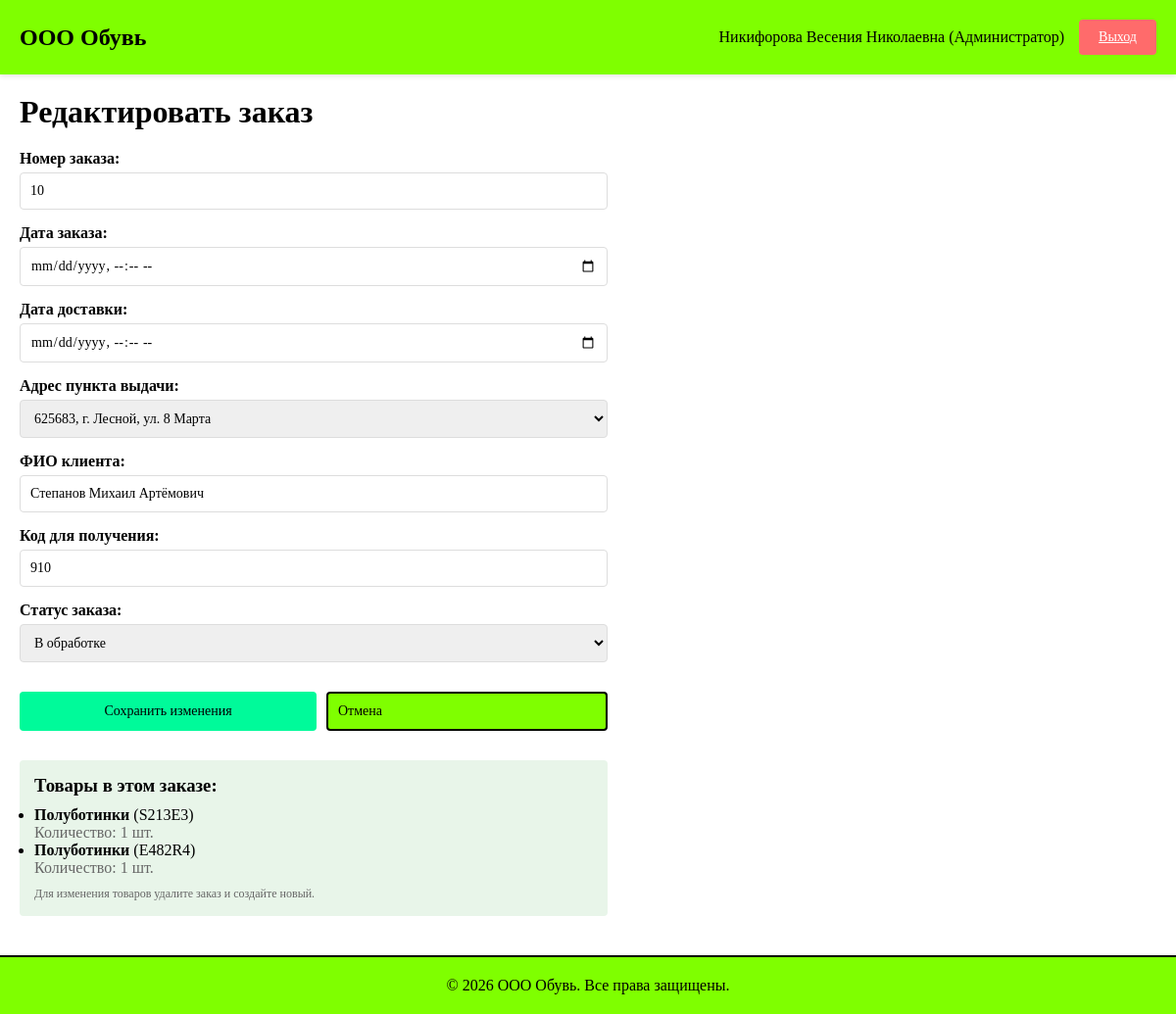
/orders/9/edit/ (signed in), run on the app's committed database.
### shop/models.py (models this page shows, shortened)
class UserProfile(models.Model):
    USER_ROLES = [
        ('admin', 'Администратор'),
        ('manager', 'Менеджер'),
        ('client', 'Авторизованный клиент'),
        ('guest', 'Гость'),
    ]
    user = models.OneToOneField(User, on_delete=models.CASCADE, related_name='profile')
    role = models.CharField(max_length=20, choices=USER_ROLES)
    full_name = models.CharField(max_length=200)
    class Meta:
        verbose_name_plural = "Профили пользователей"

class Order(models.Model):
    STATUS_CHOICES = [
        ('pending', 'В обработке'),
        ('completed', 'Завершен'),
        ('cancelled', 'Отменен'),
    ]
    order_number = models.IntegerField(unique=True)
    products = models.ManyToManyField(Product, through='OrderItem')
    order_date = models.DateTimeField()
    delivery_date = models.DateTimeField()
    delivery_point = models.ForeignKey(DeliveryPoint, on_delete=models.SET_NULL, null=True)
    customer_name = models.CharField(max_length=200)
    code = models.IntegerField()
    status = models.CharField(max_length=20, choices=STATUS_CHOICES, default='pending')
    class Meta:
        verbose_name_plural = "Заказы"

class OrderItem(models.Model):
    order = models.ForeignKey(Order, on_delete=models.CASCADE, related_name='items')
    product = models.ForeignKey(Product, on_delete=models.PROTECT)
    quantity = models.IntegerField(default=1, validators=[MinValueValidator(1)])
    class Meta:
        verbose_name_plural = "Товары в заказах"
        unique_together = ('order', 'product')

class Product(models.Model):
    article = models.CharField(max_length=50, unique=True, primary_key=True)
    name = models.CharField(max_length=200)
    unit = models.CharField(max_length=20, default='шт.')
    price = models.DecimalField(max_digits=10, decimal_places=2, validators=[MinValueValidator(0)])
    supplier = models.ForeignKey(Supplier, on_delete=models.PROTECT)
    manufacturer = models.ForeignKey(Manufacturer, on_delete=models.PROTECT)
    category = models.ForeignKey(Category, on_delete=models.PROTECT)
    discount = models.DecimalField(max_digits=5, decimal_places=2, default=0, validators=[MinValueValidator(0), MaxValueValidator(100)])
    quantity = models.IntegerField(default=0, validators=[MinValueValidator(0)])
    description = models.TextField(blank=True)
    photo = models.ImageField(upload_to='products/', blank=True, null=True)
    class Meta:
        verbose_name_plural = "Товары"

### shop/views.py (the view)
# urls.py: path('orders/<int:order_id>/edit/', views.edit_order, name='edit_order'),
@login_required(login_url='shop:login')
def edit_order(request, order_id):
    try:
        profile = request.user.profile
    except UserProfile.DoesNotExist:
        return redirect('shop:login')
    if profile.role != 'admin':
        messages.error(request, 'У вас нет доступа к этой странице')
        return redirect('shop:orders_list')
    order = get_object_or_404(Order, id=order_id)
    if request.method == 'POST':
        form = OrderForm(request.POST, instance=order)
        if form.is_valid():
            form.save()
            messages.success(request, f'Заказ #{order.order_number} успешно обновлен')
            return redirect('shop:orders_list')
    else:
        form = OrderForm(instance=order)
    context = {
        'form': form,
        'order': order,
        'profile': profile,
        'is_edit': True,
    }
    return render(request, 'shop/order_form.html', context)

### shop/forms.py
class OrderForm(forms.ModelForm):
    class Meta:
        model = Order
        fields = ['order_number', 'order_date', 'delivery_date', 'delivery_point',
                  'customer_name', 'code', 'status']
        widgets = {
            'order_number': forms.NumberInput(attrs={'class': 'form-control', 'placeholder': 'Номер заказа'}),
            'order_date': forms.DateTimeInput(attrs={'class': 'form-control', 'type': 'datetime-local'}),
            'delivery_date': forms.DateTimeInput(attrs={'class': 'form-control', 'type': 'datetime-local'}),
            'delivery_point': forms.Select(attrs={'class': 'form-control'}),
            'customer_name': forms.TextInput(attrs={'class': 'form-control', 'placeholder': 'ФИО клиента'}),
            'code': forms.NumberInput(attrs={'class': 'form-control', 'placeholder': 'Код получения'}),
            'status': forms.Select(attrs={'class': 'form-control'}),
        }

### shop/models.py (called while the page is built)
    def __str__(self):
        return self.address

### shop/templates/shop/order_form.html (shortened to what this page needs)
{% extends 'shop/base.html' %}
{% block content %}
<h1>{% if is_edit %}Редактировать заказ{% else %}Добавить новый заказ{% endif %}</h1>
<div style="max-width: 600px; margin: 20px 0;">
    <form method="post">
        <div class="form-group">
            <label for="{{ form.order_number.id_for_label }}">Номер заказа:</label>
            {{ form.order_number }}
        </div>
        <div class="form-group">
            <label for="{{ form.order_date.id_for_label }}">Дата заказа:</label>
            {{ form.order_date }}
        </div>
        <div class="form-group">
            <label for="{{ form.delivery_date.id_for_label }}">Дата доставки:</label>
            {{ form.delivery_date }}
        </div>
        <div class="form-group">
            <label for="{{ form.delivery_point.id_for_label }}">Адрес пункта выдачи:</label>
            {{ form.delivery_point }}
        </div>
        <div class="form-group">
            <label for="{{ form.customer_name.id_for_label }}">ФИО клиента:</label>
            {{ form.customer_name }}
        </div>
        <div class="form-group">
            <label for="{{ form.code.id_for_label }}">Код для получения:</label>
            {{ form.code }}
        </div>
        <div class="form-group">
            <label for="{{ form.status.id_for_label }}">Статус заказа:</label>
            {{ form.status }}
        </div>
        <div style="display: flex; gap: 10px; margin-top: 30px;">
            <button type="submit" class="btn btn-primary" style="flex: 1;">
                {% if is_edit %}Сохранить изменения{% else %}Добавить заказ{% endif %}
            </button>
            <a href="{% url 'shop:orders_list' %}" class="btn btn-secondary" style="flex: 1; text-decoration: none; padding: 10px;">Отмена</a>
        </div>
    </form>
    {% if is_edit and order %}
    <div style="margin-top: 30px; padding: 15px; background-color: #e8f5e9; border-radius: 4px;">
        <h3 style="margin-bottom: 10px;">Товары в этом заказе:</h3>
        <ul>
            {% for item in order.items.all %}
            <li>
                <strong>{{ item.product.name }}</strong> ({{ item.product.article }})
                <br><span style="color: #666;">Количество: {{ item.quantity }} шт.</span>
            </li>
            {% endfor %}
        </ul>
        <p style="margin-top: 10px; font-size: 12px; color: #666;">
            Для изменения товаров удалите заказ и создайте новый.
        </p>
    </div>
    {% endif %}
</div>
{% endblock %}

### shop/templates/shop/base.html (shortened to what this page needs)
<!DOCTYPE html>
<html lang="ru">
<head>
</head>
<body>
    <div class="header">
        <div class="header-logo">ООО Обувь</div>
        {% if user.is_authenticated %}
        <div class="header-user">
            {% if user.profile %}
            <span>{{ user.profile.full_name }} ({{ user.profile.get_role_display }})</span>
            {% endif %}
            <a href="{% url 'shop:logout' %}" class="btn btn-danger">Выход</a>
        </div>
        {% endif %}
    </div>
    <div class="container">
        {% block content %}{% endblock %}
    </div>
    <div class="footer">
        <p>&copy; 2026 ООО Обувь. Все права защищены.</p>
    </div>
</body>
</html>

### shop/templates/shop/base.html (style rules this page uses)
* { margin: 0; padding: 0; box-sizing: border-box; }
body { font-family: 'Times New Roman', serif; background-color: #FFFFFF; color: #000; }
.header { background-color: #7FFF00; padding: 20px; display: flex; justify-content: space-between; align-items: center; box-shadow: 0 2px 5px rgba(0,0,0,0.1); }
.header-logo { font-size: 24px; font-weight: bold; color: #000; }
.header-user { display: flex; gap: 15px; align-items: center; }
.btn { padding: 10px 20px; border: none; border-radius: 4px; cursor: pointer; font-family: 'Times New Roman', serif; font-size: 14px; transition: all 0.3s ease; }
.btn-primary { background-color: #00FA9A; color: #000; }
.btn-danger { background-color: #FF6B6B; color: white; }
.btn-secondary { background-color: #7FFF00; color: #000; border: 2px solid #000; }
.container { max-width: 1400px; margin: 20px auto; padding: 0 20px; }
.form-group { margin-bottom: 15px; }
.form-group label { display: block; margin-bottom: 5px; font-weight: bold; }
.form-control { width: 100%; padding: 10px; border: 1px solid #ddd; border-radius: 4px; font-family: 'Times New Roman', serif; font-size: 14px; }
.footer { background-color: #7FFF00; padding: 20px; text-align: center; margin-top: 40px; border-top: 2px solid #000; }

### data on the page
Order: order_number "10", delivery_point "625683, г. Лесной, ул. 8 Марта", customer_name "Степанов Михаил Артёмович", code "910", status "В обработке"
OrderItem: product.name "Полуботинки", product.article "S213E3", quantity "1"
OrderItem: product.name "Полуботинки", product.article "E482R4", quantity "1"

### other printed values
{{ user.profile.full_name }} "Никифорова Весения Николаевна"
{{ user.profile.get_role_display }} "Администратор"
